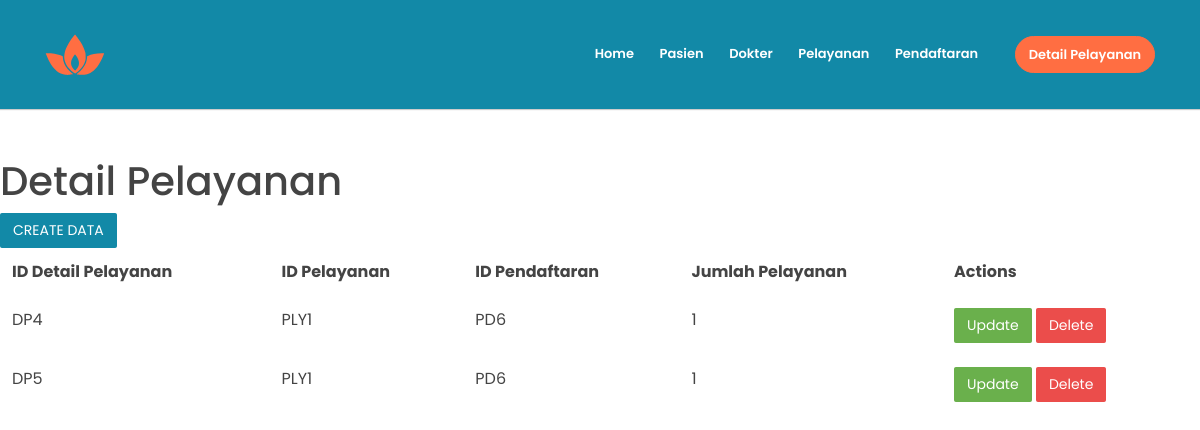
Page /detailpelayanan on the committed database.
### app/models.py (models this page shows, shortened)
class detailpelayanan(models.Model):
    iddetailpelayanan = models.AutoField(primary_key=True)
    idpendaftaran = models.ForeignKey(pendaftaran,on_delete=models.CASCADE)
    idpelayanan = models.ForeignKey(pelayanan,on_delete=models.CASCADE)
    jumlahjenispelayanan = models.IntegerField()

class pelayanan(models.Model):
    idpelayanan = models.AutoField(primary_key=True)
    jenispelayanan = models.CharField(max_length=50)
    hargapelayanan = models.IntegerField()
    def __str__(self):
        return str(self.idpelayanan)

class pendaftaran(models.Model):
    idpendaftaran = models.AutoField(primary_key=True)
    iddokter = models.ForeignKey(dokter,on_delete=models.CASCADE)
    idpasien = models.ForeignKey(pasien,on_delete=models.CASCADE)
    tanggalpendaftaran = models.DateField()
    def __str__(self):
        return str(self.idpendaftaran)

### app/views.py (the view)
# urls.py: path('detailpelayanan', views.detailpelayanan, name='detailpelayanan'),
def detailpelayanan(request):
    alldetailpelayananobj = models.detailpelayanan.objects.all()
    allpelayananobj = models.pelayanan.objects.all()
    allpendaftaranobj = models.pendaftaran.objects.all()
    return render(request, 'detailpelayananx.html',{
        'alldetailpelayananobj' : alldetailpelayananobj,
        'allpelayananobj' : allpelayananobj,
        'allpendaftaranobj' : allpendaftaranobj,
    })

### app/templates/detailpelayananx.html (shortened to what this page needs)
{%load static%}
<!DOCTYPE html>
<html lang="en">
<head>
    <link rel="stylesheet" href="{%static 'assets/vendors/themify-icons/css/themify-icons.css'%}">
	<link rel="stylesheet" href="{%static 'assets/css/leadmark.css'%}">
</head>
<body data-spy="scroll" data-target=".navbar" data-offset="40" id="home">
    <nav class="navbar navbar-expand-sm navbar-dark bg-info shadow mb-3">
        <div class="container">
            <a class="navbar-brand" href="#">
                <img src="assets/imgs/logo.svg" alt="">
            </a>
            <div class="collapse navbar-collapse" id="navbarSupportedContent">
                <ul class="navbar-nav ml-auto">
                    <li class="nav-item">
                        <a class="nav-link text-white" href="{% url 'home' %}" >Home</a>
                    </li>
                    <li class="nav-item">
                        <a class="nav-link text-white" href="{% url 'pasienx' %}" >Pasien</a>
                    </li>
                    <li class="nav-item">
                        <a class="nav-link text-white" href="{% url 'dokterx' %}" >Dokter</a>
                    </li>
                    <li class="nav-item">
                        <a class="nav-link text-white" href="{% url 'pelayananx' %}" >Pelayanan</a>
                    </li>
                    <li class="nav-item">
                        <a class="nav-link text-white" href="{% url 'pendaftaranx' %}">Pendaftaran</a>
                    </li>
                    <li class="nav-item">
                        <a href="{% url 'detailpelayananx' %}" class="ml-4 nav-link btn btn-primary btn-sm rounded text-white">Detail Pelayanan</a>
                    </li>
                </ul>
            </div>
        </div>
    </nav>
    <h1 class="section-secondary-title mt-5">Detail Pelayanan</h1>
      <table class="table table-striped">
         <thead>
            <tr>
                <th>ID Detail Pelayanan</th>
                <th>ID Pelayanan</th>
                <th>ID Pendaftaran</th>
                <th>Jumlah Pelayanan</th>
                <th>Actions</th>
            </tr>
            {% for item in alldetailpelayananobj%}
            <tr>
                <td>DP{{ item.iddetailpelayanan }}</item></td>
                <td>PLY{{ item.idpelayanan }}</item></td>
                <td>PD{{ item.idpendaftaran }}</item></td>
                <td>{{ item.jumlahjenispelayanan }}</td>
                <td>
                    <a href="{% url 'updatedetailpelayanan' item.iddetailpelayanan %}">
                        <button class="btn btn-success">Update</button>
                    </a>
                    <a href="{% url 'deletedetailpelayanan' item.iddetailpelayanan %}">
                        <button class="btn btn-danger">Delete</button>
                </td>
            </tr>
            {% endfor %}
            <a href="{% url 'createdatadetailpelayanan' %}">
                <button class="btn btn-info">CREATE DATA</button>
            </a>
      </table>

### rows in the picture
detailpelayanan: iddetailpelayanan "4", idpelayanan "1", idpendaftaran "6", jumlahjenispelayanan "1"
detailpelayanan: iddetailpelayanan "5", idpelayanan "1", idpendaftaran "6", jumlahjenispelayanan "1"
